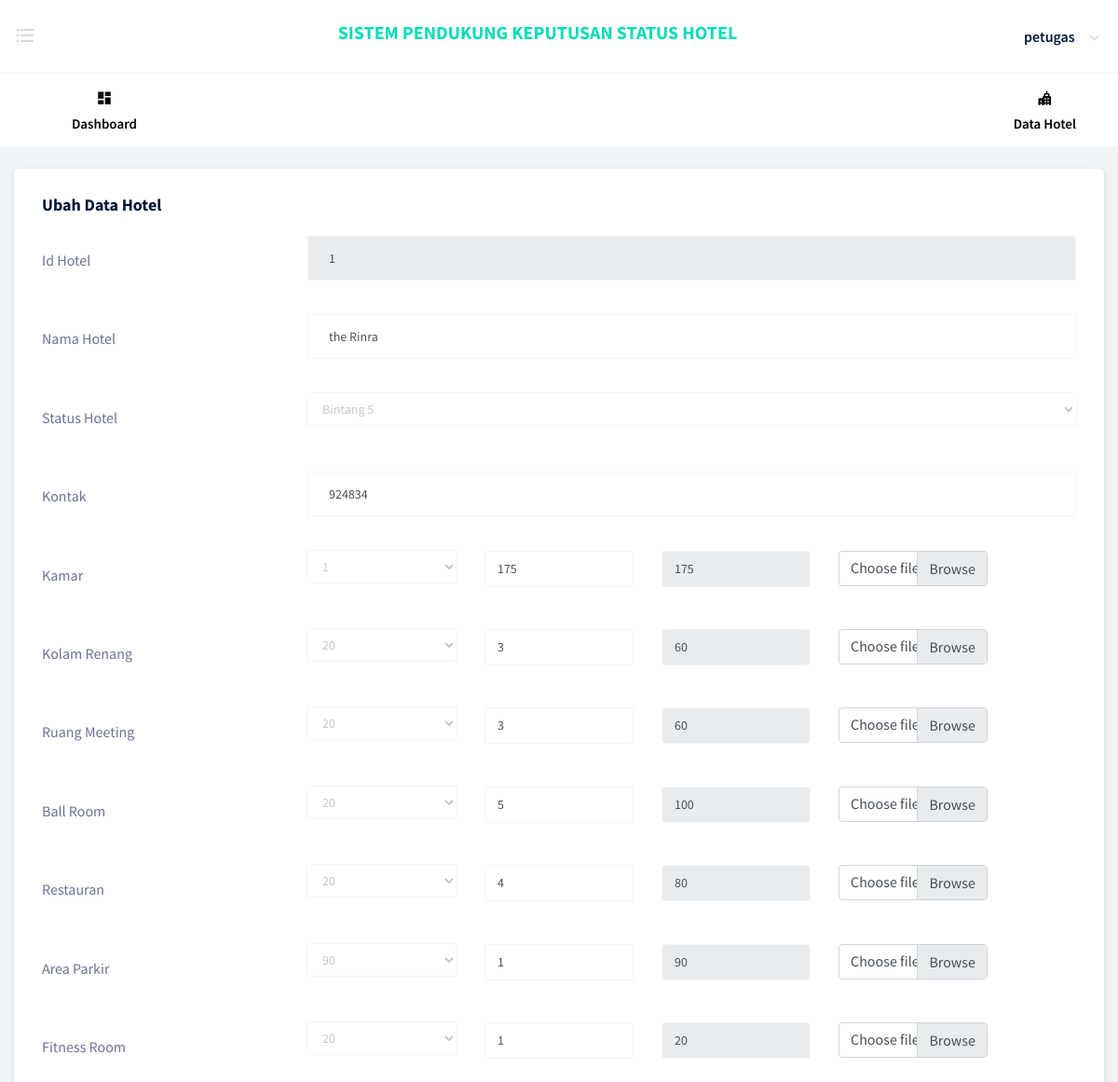
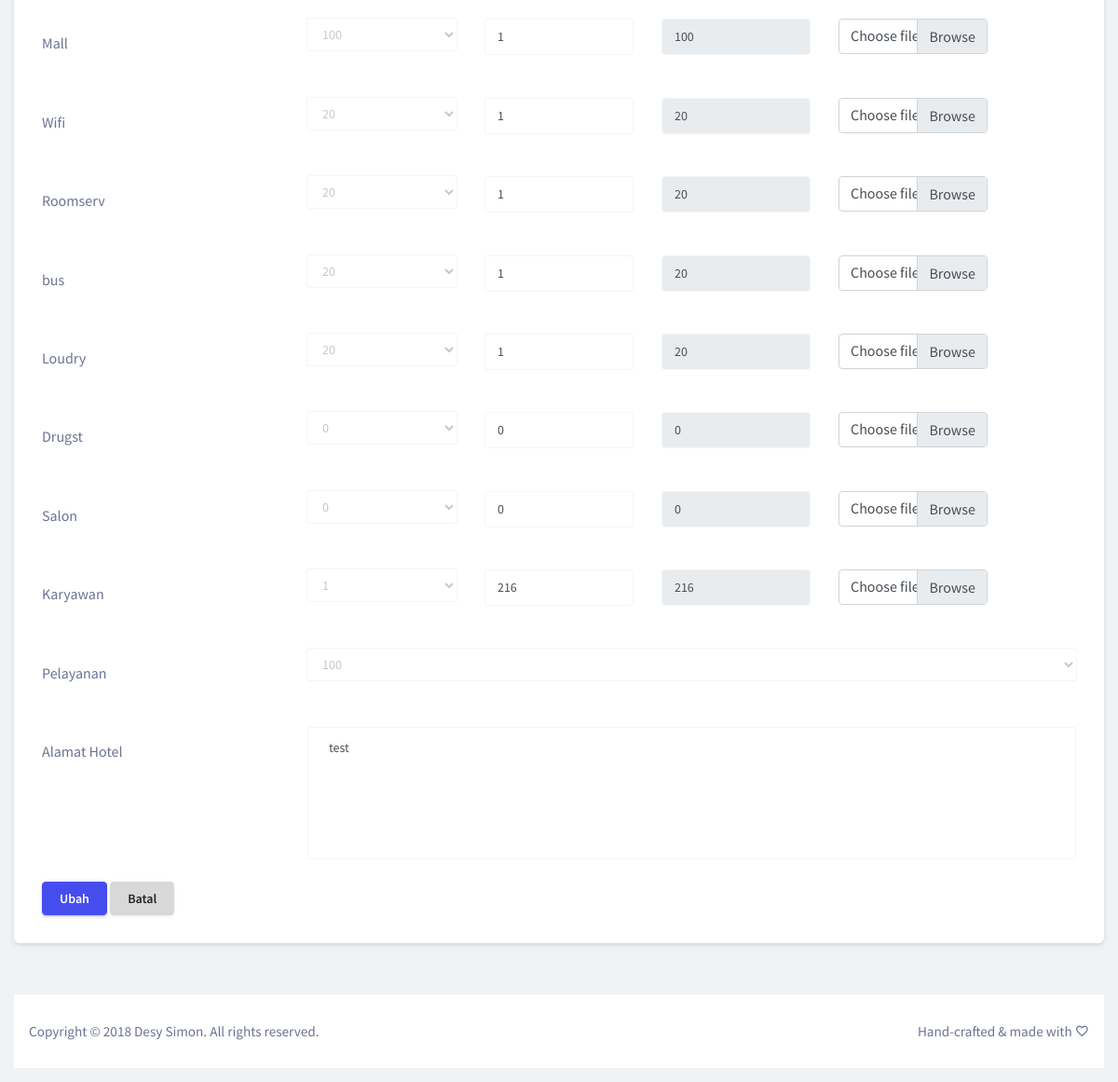
Page /views/petugas/layout.php?content=data_hotel_ubah&id_hotel=1 (signed in) on the committed database (2 pictures, top to bottom).
### tables this page shows
CREATE TABLE `tb_hotel` (
  `id_hotel` int(11) NOT NULL,
  `nama_hotel` varchar(50) NOT NULL,
  `status` varchar(20) NOT NULL,
  `status_baru` varchar(20) NOT NULL,
  `alamat` text NOT NULL,
  `kontak` varchar(20) NOT NULL,
  `fasilitas` text NOT NULL
);

CREATE TABLE `tb_fasilitas` (
  `id_fasilitas` int(11) NOT NULL,
  `jenis_fasilitas` varchar(50) NOT NULL,
  `jenis` enum('fasilitas') NOT NULL,
  `penilaian` text NOT NULL
);

### views/petugas/content/data_hotel_ubah.php (the view, shortened to what this page needs)
<?php
$idhotel = $_GET['id_hotel'];
$sql     = "SELECT * FROM tb_hotel WHERE id_hotel = '$idhotel'";
$query   = mysqli_query($koneksi, $sql);
$data    = mysqli_fetch_array($query, MYSQLI_ASSOC);
$hasil1  = json_decode($data['fasilitas'], true);
?>
<div class="content-wrapper">
	<div class="row">
		<div class="col-lg-12 grid-margin stretch-card">
			<div class="card">
				<div class="card-body">
					<div class="row">
						<div class="col-lg-6">
							<h4 class="card-title">Ubah Data Hotel</h4>
						</div>
					</div>
					<form class="forms-sample" action="layout.php?content=data_hotel_ubah_proses" method="post" enctype="multipart/form-data">
						<div class="form-group row">
							<label class="col-sm-3 col-form-label">Id Hotel</label>
							<div class="col-sm-9">
								<input type="text" class="form-control" name="inpidhotel" value="<?= $data['id_hotel']; ?>" readonly="readonly" required="required" />
							</div>
						</div>
						<div class="form-group row">
							<label class="col-sm-3 col-form-label">Nama Hotel</label>
							<div class="col-sm-9">
								<input type="text" class="form-control" name="inpnamahotel"
									value="<?= $data['nama_hotel']; ?>" required="required" />
							</div>
						</div>
						<div class="form-group row">
							<label class="col-sm-3 col-form-label">Status Hotel</label>
							<div class="col-sm-9">
								<select name="inpstatus" class="form-control" required="required">
									<option><?= $data['status'] ?></option>
								</select>
							</div>
						</div>
						<div class="form-group row">
							<label class="col-sm-3 col-form-label">Kontak</label>
							<div class="col-sm-9">
								<input type="text" class="form-control" name="inpkontak" value="<?= $data['kontak']; ?>" required="required" />
							</div>
						</div>
						<?php
						$sql    = "SELECT * FROM tb_fasilitas ORDER BY id_fasilitas";
						$query  = mysqli_query($koneksi, $sql);
						$jumdat = mysqli_num_rows($query);
						for ($i = 0; $i < $jumdat; $i++) {
							$tampil = json_decode($hasil2['penilaian'], true); ?>
							<?php if ($hasil1[$i]['fasilitas'.$i] == 'Pelayanan' || $hasil1[$i]['fasilitas'.$i] == 'pelayanan') { ?>
							<div class="form-group row">
								<label class="col-sm-3 col-form-label"><?= $hasil1[$i]['fasilitas'.$i] ?></label>
								<div class="col-sm-9">
									<select name="inpnilai[]" class="form-control" required="required" id="inpnilai">
										<option><?php echo $hasil1[$i]['nilai'.$i]; ?></option>
									</select>
								</div>
							</div>
							<?php } else { ?>
							<div class="form-group row">
								<label class="col-sm-3 col-form-label"><?= $hasil1[$i]['fasilitas'.$i] ?></label>
								<div class="col-sm-2">
									<select name="inpnilai[]" class="form-control" required="required" id="inpnilai">
										<option><?php echo $hasil1[$i]['nilai'.$i]; ?></option>
									</select>
								</div>
								<div class="col-sm-2">
									<input type="number" name="inpjumlah[]" class="form-control form-control-sm" id="inpjumlah" value="<?= $hasil1[$i]['jumlah'.$i]; ?>" required="required" />
								</div>
								<div class="col-sm-2">
									<input type="text" name="inphasil[]" class="form-control form-control-sm" id="inphasil" value="<?= $hasil1[$i]['hasil'.$i]; ?>" required="required" readonly />
								</div>
								<?php if ($hasil1[$i]['fasilitas'.$i] != 'Karyawan' || $hasil1[$i]['fasilitas'.$i] != 'karyawan') { ?>
								<div class="col-sm-2">
									<div class="input-group">
										<div class="custom-file">
											<label class="custom-file-label">Choose file</label>
										</div>
									</div>
								</div>
								<?php } ?>
							</div>
							<?php } ?>
						<?php } ?>
						<div class="form-group row">
							<label class="col-sm-3 col-form-label">Alamat Hotel</label>
							<div class="col-sm-9">
								<textarea class="form-control" name="inpalamat" rows="8" cols="25" required="required"><?= $data['alamat']; ?></textarea>
							</div>
						</div>
						<input type="submit" name="ubah" value="Ubah" class="btn btn-primary" />
						<a href="layout.php?content=data_hotel" class="btn btn-light">Batal</a>
					</form>
				</div>
			</div>
		</div>
	</div>
</div>
<?php include_once 'atribut/foot.php' ?>

### rows in the picture
tb_hotel: inpidhotel "1", inpnamahotel "the Rinra", inpstatus "Bintang 5", inpkontak "924834", fasilitas.jenis_fasilitas "Kamar", fasilitas.id_fasilitas "1", fasilitas "175", fasilitas "Kolam Renang", fasilitas "20", fasilitas "3", fasilitas "60", fasilitas.jenis_fasilitas "Ruang Meeting", fasilitas.id_fasilitas "3", fasilitas "Ball Room", fasilitas "5", fasilitas "100", fasilitas "Restauran", fasilitas "4", fasilitas "80", fasilitas "Area Parkir", fasilitas "90", fasilitas "1", fasilitas "Fitness Room", fasilitas "Mall", fasilitas "Wifi", fasilitas "Roomserv", fasilitas "bus", fasilitas "Loudry", fasilitas "Drugst", fasilitas "0", fasilitas "Salon", fasilitas "Karyawan", fasilitas "216", fasilitas "Pelayanan", inpalamat "test"
tb_fasilitas: fasilitas "100"

### other values in the picture
$_SESSION["username"] "petugas"
